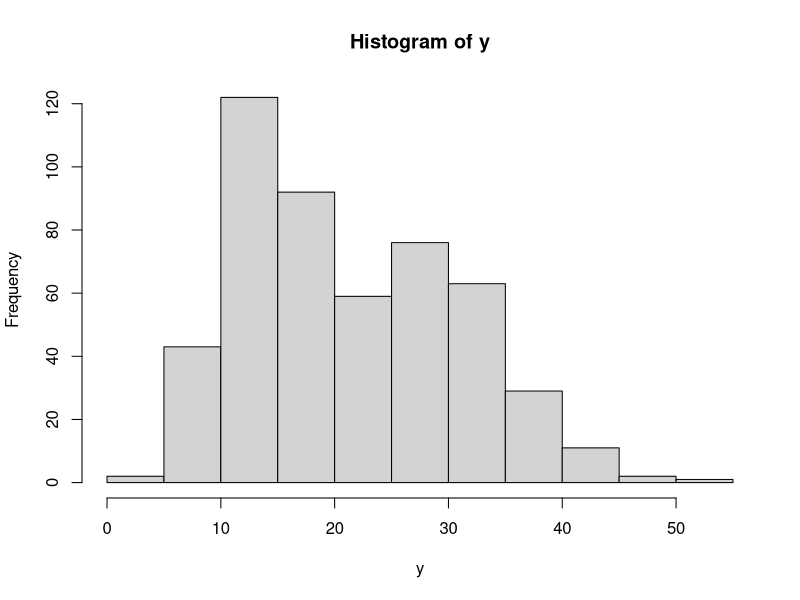
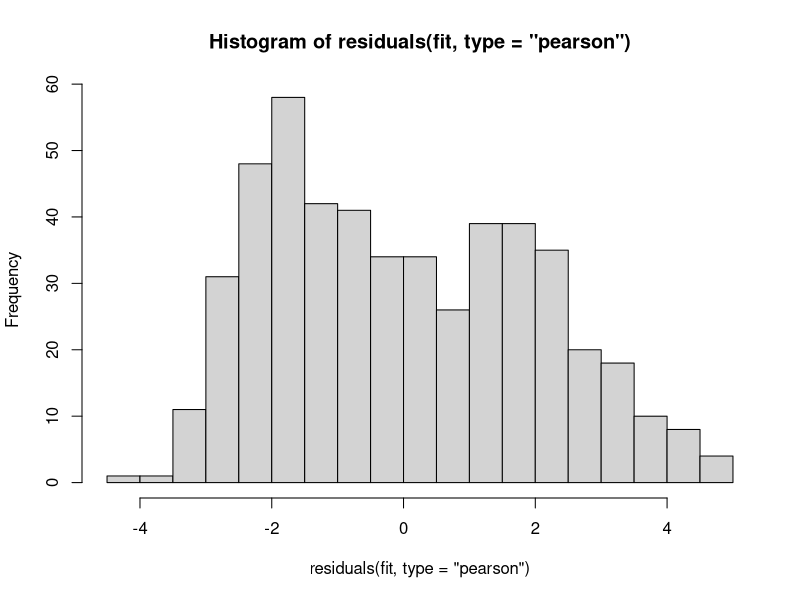
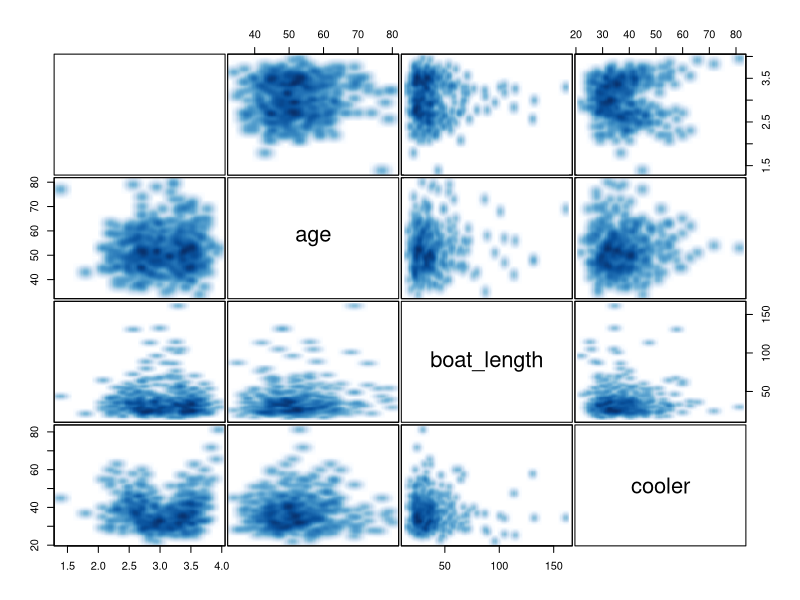
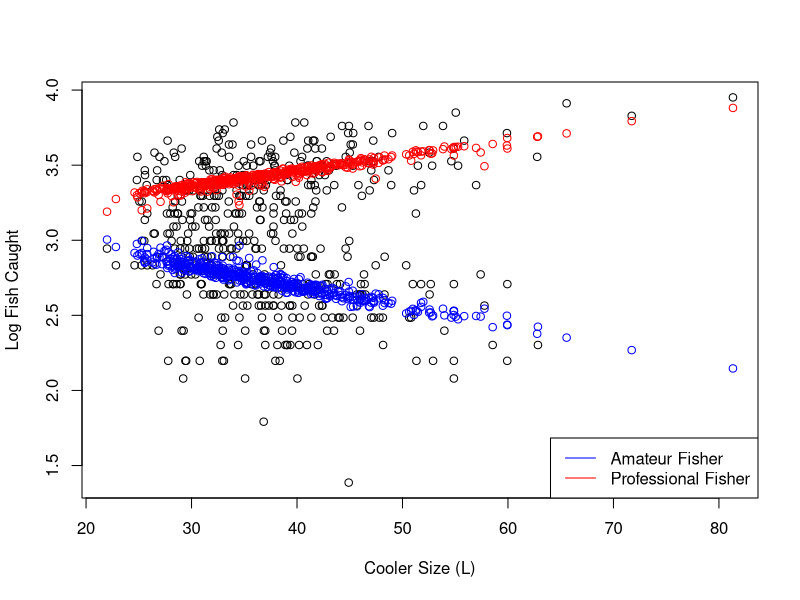
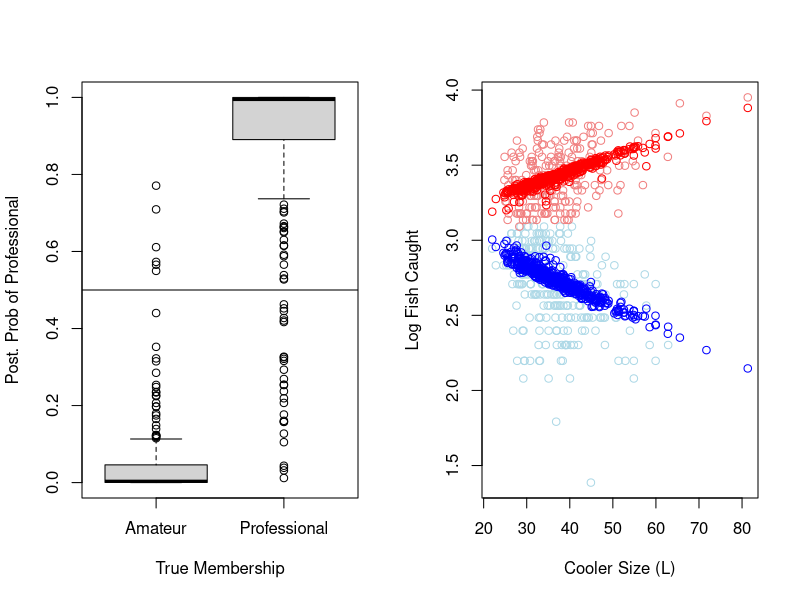

Reproduce these figures in R, in order.
## ---- chunk 1
knitr::opts_chunk$set(echo = TRUE)
## ---- chunk 2
# generate the data
set.seed(10)

# sample size
n = 500

# create design matrix
cooler = round(rt(n, 15, 35),2)
boat_length =  round(rt(n,5, 30),2)
age = round(rt(n,25, 50))
X = model.matrix(~ 1 + age + boat_length + cooler)

# set coefficients
pi1 = 0.5 # non-professional proportion
pi2 = 1-pi1 # professional proportion
beta_1 = matrix(c(3, 0, 0, -.01),ncol = 1) # NP coefs, larger boat cooler = less fish
beta_2 = matrix(c(3, 0, 0, .01),ncol = 1) # P coefs, larger boat cooler = more fish

# simulate data
group_indicators = rbinom(n, 1, pi2) # 1 = P, 0 = NP
y = rep(0, n)
y[group_indicators == 0] = rpois(n = sum(group_indicators == 0),lambda = exp(X[group_indicators == 0,]%*%beta_1))
y[group_indicators == 1] = rpois(n = sum(group_indicators == 1),lambda = exp(X[group_indicators == 1,]%*%beta_2))
# write.table(cbind(y, X[,-1]), file = './em/fish.txt', quote = F, col.names = T, row.names = F,  sep = "\t")
## ---- chunk 3
fit = glm(y ~ X-1, family = poisson())
summary(fit)
## ---- chunk 4
hist(y)
## ---- chunk 5
hist(residuals(fit, type="pearson"), breaks = 20)
## ---- chunk 6
pairs(cbind(log(y+1), X[,-1]), panel = function(...) smoothScatter(..., nrpoints = 0, add = TRUE), gap = 0.2)
## ---- chunk 7
tol = 10^-5
maxit = 50
iter = 0
eps = Inf
ll = -10000
fit = list()
  
## create posterior probability matrix
pp = matrix(0, n, 2)
colnames(pp) = c("amateur","prof")

## use informative initialization, 
## assuming lower counts --> amatuer
## choose prop of samples that are amatuer first
## should vary this and re-evaluate
prop_ama = 0.6

## set everything greater than th
pp[y > quantile(y, prop_ama),2] = 1
pp[,1] = 1 - pp[,2]

## now start the EM algorithm
start = Sys.time()
while(eps > tol & iter < maxit){
  
  ## save old ll
    ll0 = ll
  
  ## start M-step
    # pi, mean of component pp's
    pi = colMeans(pp)
    
    # betak, weighted glm's based on pp
    for(i in 1:2) fit[[i]] = glm(y ~ X -1, family = poisson(), weights = pp[,i])
  
  ## start E-step
    # calculate numerator
    for(i in 1:2) pp[,i] = pi[i]*dpois(y,lambda = fit[[i]]$fitted)
  
    # divide by denominator, the sum across components in each i
    pp = pp/rowSums(pp)
 
  ## calculate LL
    interior_sum = 0
    for(i in 1:2) interior_sum = interior_sum + pi[i]*dpois(y,lambda = fit[[i]]$fitted) 
    ll = sum(log(interior_sum))
    
  ## calculate relative change in log likelihood  
    eps  = abs(ll-ll0)/abs(ll0)
  
  ## update iterator
    iter = iter + 1
    if(iter == maxit) warning("Iteration limit reached without convergence")
  
  ## print out info to keep track
    cat(sprintf("Iter: %d logL: %.2f pi1: %.3f  eps:%f\n",iter, ll,pi[1],eps))
}

end = Sys.time()
print(end - start)
  
## ---- chunk 8
# print the mixture proportion estimates
print(pi)

# print the coefficients pertaining to the first mixture component
print(fit[[1]]$coef)

# print the coefficients pertaining to the second mixture component
print(fit[[2]]$coef)
## ---- chunk 9
plot(cooler, log(y+1), ylab = "Log Fish Caught", xlab = "Cooler Size (L)")
points(cooler, log(fit[[1]]$fitted+1), col = "blue")
points(cooler, log(fit[[2]]$fitted+1), col = "red")
legend(c("Amateur Fisher","Professional Fisher"),col = c("blue","red"),x = "bottomright", lty = c(1, 1)) 
## ---- chunk 10
par(mfrow = c(1,2))
boxplot(pp[,2] ~ factor(group_indicators,labels =  c("Amateur","Professional")), ylab= "Post. Prob of Professional", xlab = "True Membership")
abline(h = 0.5)
colvec = rep("lightblue", length(y))
colvec[pp[,2] > .5] = "lightcoral"
plot(cooler, log(y+1), ylab = "Log Fish Caught", xlab = "Cooler Size (L)", col = colvec)
points(cooler, log(fit[[1]]$fitted+1), col = "blue")
points(cooler, log(fit[[2]]$fitted+1), col = "red")
## ---- chunk 11

pois.two.mix.reg.em = function(y, X, tol, maxit, prop1, trace = 0){
  
  ## initialize 
  n = length(y)
  iter = 0
  eps = Inf
  ll = -10000
  fit = list()

  ## create posterior probability matrix
  pp = matrix(0, n, 2)
  colnames(pp) = c("amateur","prof")
  
  ## use informative initialization, 
  ## assuming lower counts --> amatuer
  ## choose prop of samples that are amatuer first
  ## should vary this and re-evaluate
  
  ## set everything greater than th
  pp[y > quantile(y, prop1),2] = 1
  pp[,1] = 1 - pp[,2]
  
  ## now start the EM algorithm
  start = Sys.time()
  while(eps > tol & iter < maxit){
    
    ## save old ll
      ll0 = ll
    
    ## start M-step
      # pi, mean of component pp's
      pi = colMeans(pp)
      
      # betak, weighted glm's based on pp
      for(i in 1:2) fit[[i]] = glm(y ~ X -1, family = poisson(), weights = pp[,i])
    
    ## start E-step
      # calculate numerator
      for(i in 1:2) pp[,i] = pi[i]*dpois(y,lambda = fit[[i]]$fitted)
    
      # divide by denominator, the sum across components in each i
      pp = pp/rowSums(pp)
   
    ## calculate LL
      interior_sum = 0
      for(i in 1:2) interior_sum = interior_sum + pi[i]*dpois(y,lambda = fit[[i]]$fitted) 
      ll = sum(log(interior_sum))
      
    ## calculate relative change in log likelihood  
      eps  = abs(ll-ll0)/abs(ll0)
    
    ## update iterator
      iter = iter + 1
      if(iter == maxit) warning("Iteration limit reached without convergence")
    
    ## print out info to keep track
    if(trace >0)  cat(sprintf("Iter: %d logL: %.2f pi1: %.3f  eps:%f\n",iter, ll,pi[1],eps))
  }
  
  # return coefficients
  res = c(pi, fit[[1]]$coef, fit[[2]]$coef)
  names(res) = c("pi1", "pi2", "int1","age1","boat_length1","cooler1", "int2","age2","boat_length2","cooler2")
  return(res)
}

# now lets verify it works properly:
fit = pois.two.mix.reg.em(y=y, X= X,tol = tol,maxit = maxit, prop1 = prop_ama, trace = 0)
print(fit)
## ---- chunk 12
# Set number of bootstrap samples of size n to draw
B = 100

# create matrix to save estimates
est  = matrix(NA, B, length(fit))
# start loop
for(i in 1:B){
  # get indices for resampled observations with replacement
  index = sample(1:n,replace = T)
  
  # fit EM to resampled data 
  res = pois.two.mix.reg.em(y=y[index], X= X[index,],tol = tol,maxit = maxit, prop1 = prop_ama, trace = 0)
  
  # save values
  est[i,] = res
  
  # print first 5 parameter estimates every 200 just for illustration purposes
  if(floor(i/20) == ceiling(i/20)) print(est[i,1:5])
}
## ---- chunk 13
cov(est)[1:5,1:5]
## ---- chunk 14
print(sqrt(diag(cov(est))))
## ---- chunk 15
# generate the data
set.seed(10)

# sample size
n = 10000

# create design matrix
cooler = round(rt(n, 15, 35),2)
boat_length =  round(rt(n,5, 30),2)
age = round(rt(n,25, 50))
X = model.matrix(~ 1 + age + boat_length + cooler)

# set coefficients
pi1 = 0.5 # non-professional proportion
pi2 = 1-pi1 # professional proportion
beta_1 = matrix(c(3, 0, 0, -.01),ncol = 1) # NP coefs, larger boat cooler = less fish
beta_2 = matrix(c(3, 0, 0, .01),ncol = 1) # P coefs, larger boat cooler = more fish
phi = 10

# simulate data

group_indicators = rbinom(n, 1, pi2) # 1 = P, 0 = NP
y = rep(0, n)
y[group_indicators == 0] = rnbinom(n = sum(group_indicators == 0),mu = exp(X[group_indicators == 0,]%*%beta_1), size = phi)
y[group_indicators == 1] = rnbinom(n = sum(group_indicators == 1),mu = exp(X[group_indicators == 1,]%*%beta_2), size = phi)
# write.table(cbind(y, X[,-1]), file = './em/fish_overdispersed.txt', quote = F, col.names = T, row.names = F,  sep = "\t")
## ---- chunk 16
library(MASS)
tol = 10^-10
maxit = 1000
iter = 0
eps = Inf
ll = -10000
fit = list()
  
## create posterior probability matrix
pp = matrix(0, n, 2)
colnames(pp) = c("amateur","prof")

## use informative initialization, 
## assuming lower counts --> amatuer
## choose prop of samples that are amatuer first
## should vary this and re-evaluate
prop_ama = 0.6

## set everything greater than th
pp[y > quantile(y, prop_ama),2] = 1
pp[,1] = 1 - pp[,2]

## now start the EM algorithm
start = Sys.time()
while(eps > tol & iter < maxit){
  
  ## save old ll
    ll0 = ll
  
  ## start M-step
    # pi, mean of component pp's
    pi = colMeans(pp)
    
    # betak, weighted glm's based on pp
    for(i in 1:2) fit[[i]] = glm.nb(y ~ X -1,  weights = pp[,i],control = list(maxit = 25, epsilon = 10^-8, trace = 0))
  
  ## start E-step
    # calculate numerator
    for(i in 1:2) pp[,i] = pi[i]*dnbinom(y,mu = fit[[i]]$fitted, size = fit[[i]]$theta)
  
    # divide by denominator, the sum across components in each i
    pp = pp/rowSums(pp)
 
  ## calculate LL
    interior_sum = 0
    for(i in 1:2) interior_sum = interior_sum + pi[i]*dnbinom(y,mu = fit[[i]]$fitted, size = fit[[i]]$theta)
    ll = sum(log(interior_sum))
    
  ## calculate relative change in log likelihood  
    eps  = abs(ll-ll0)/abs(ll0)
  
  ## update iterator
    iter = iter + 1
    if(iter == maxit) warning("Iteration limit reached without convergence")
  
  ## print out info to keep track
    if(floor(iter/20) == ceiling(iter/20)) cat(sprintf("Iter: %d logL: %.2f pi1: %.3f theta1: %.3f glm.nb1, eps:%f\n",iter, ll,pi[1],fit[[1]]$theta,eps))
}

end = Sys.time()
print(end - start)
## ---- chunk 17
phi.ml <-
  function(y, mu, n = sum(weights), weights, limit = 10,
           eps = .Machine$double.eps^0.25,
           trace = FALSE,
           p0 = NULL #  add this option new to pass starting values
           ){
    lambda = 1E-50            ### change to phi instead of theta? ###
    score <- function(n, ph, mu, y, w){
      sum(w*(digamma((1/ph) + y) - digamma(1/ph) + log(1/ph) +
               1 - log((1/ph) + mu) - (y + (1/ph))/(mu + (1/ph))))*(-1/ph^2) + 2*lambda*ph
    }
    info <- function(n, ph, mu, y, w){
      sum(w*( - trigamma((1/ph) + y) + trigamma((1/ph)) - ph +
                2/(mu + (1/ph)) - (y + (1/ph))/(mu + (1/ph))^2))*(1/ph^4) + 2*lambda
    }
    if(inherits(y, "lm")) {
      mu <- y$fitted.values
      y <- if(is.null(y$y)) mu + residuals(y) else y$y
    }
    if(missing(weights)) weights <- rep(1, length(y))
    #t0 <- n/sum(weights*(y/mu - 1)^2)
    if(is.null(p0)){ ## added this in new
      p0 <- sum(weights*(y/mu - 1)^2)/n
    }
    it <- 0
    del <- 1
    if(trace) message(sprintf("phi.ml: iter %d 'phi = %f'",
                              it, signif(p0)), domain = NA)
    while((it <- it + 1) < limit && abs(del) > eps) {
      p0 <- abs(p0)
      del <- score(n, p0, mu, y, weights)/(i <- info(n, p0, mu, y, weights))
      p0 <- p0 + del
      if(trace) message("phi.ml: iter", it," phi =", signif(p0))
    }
    
    if(p0 < 0) {
      p0 <- 0
      warning("estimate truncated at zero")
      attr(p0, "warn") <- gettext("estimate truncated at zero")
    }
    
    if(it == limit) {
      warning("iteration limit reached")
      attr(p0, "warn") <- gettext("iteration limit reached")
    }
    attr(p0, "SE") <- sqrt(1/i)
    res <- list(p0=p0)
    return(res)
  }
## ---- chunk 18
tol = 10^-10
maxit = 1000
iter = 0
eps = Inf
ll = -10000
fit = list()
  
## create posterior probability matrix
pp = matrix(0, n, 2)
colnames(pp) = c("amateur","prof")

## use informative initialization, 
## assuming lower counts --> amatuer
## choose prop of samples that are amatuer first
## should vary this and re-evaluate
prop_ama = 0.6

## set everything greater than th
pp[y > quantile(y, prop_ama),2] = 1
pp[,1] = 1 - pp[,2]

## now start the EM algorithm
start = Sys.time()
while(eps > tol & iter < maxit){
  
  ## save old ll
    ll0 = ll
  
  ## start M-step
    # pi, mean of component pp's
    pi = colMeans(pp)
    
    # Now only one round of beta
    for(i in 1:2){
      if(iter==0){
      # first EM iteration fit poisson reg
      fit[[i]] = glm(y ~ X -1,  weights = pp[,i],
                     family = poisson(),
                     control = list(maxit = 25, epsilon = 10^-8, trace = 0))
      }else{
        # otherwise fit NB reg using prior theta
        fit[[i]] = glm(y ~ X -1,  weights = pp[,i],
                     family = negative.binomial(theta = phi),
                     control = list(maxit = 25, epsilon = 10^-8, trace = 0))
      }
    }
    
    # now one round of phi.ml
    for(i in 1:2) fit[[i]]$theta = 1/phi.ml(y = y, mu = fit[[i]]$fitted,weights = pp[,i])$p0
  
  ## start E-step
    # calculate numerator
    for(i in 1:2) pp[,i] = pi[i]*dnbinom(y,mu = fit[[i]]$fitted, size = fit[[i]]$theta)
  
    # divide by denominator, the sum across components in each i
    pp = pp/rowSums(pp)
 
  ## calculate LL
    interior_sum = 0
    for(i in 1:2) interior_sum = interior_sum + pi[i]*dnbinom(y,mu = fit[[i]]$fitted, size = fit[[i]]$theta)
    ll = sum(log(interior_sum))
    
  ## calculate relative change in log likelihood  
    eps  = abs(ll-ll0)/abs(ll0)
  
  ## update iterator
    iter = iter + 1
    if(iter == maxit) warning("Iteration limit reached without convergence")
  
  ## print out info to keep track
    if(floor(iter/20) == ceiling(iter/20)) cat(sprintf("Iter: %d logL: %.2f pi1: %.3f theta1: %.3f eps:%f\n",iter, ll,pi[1],fit[[1]]$theta,eps))
}

end = Sys.time()
print(end - start)
## ---- chunk 19
tol = 10^-10
maxit = 1000
iter = 0
eps = Inf
ll = -10000
fit = list()
  
## create posterior probability matrix
pp = matrix(0, n, 2)
colnames(pp) = c("amateur","prof")

## use informative initialization, 
## assuming lower counts --> amatuer
## choose prop of samples that are amatuer first
## should vary this and re-evaluate
prop_ama = 0.6

## set everything greater than th
pp[y > quantile(y, prop_ama),2] = 1
pp[,1] = 1 - pp[,2]

## now start the EM algorithm
start = Sys.time()
while(eps > tol & iter < maxit){
  
  ## save old ll
    ll0 = ll
  
  ## start M-step:  pi
    # pi, mean of component pp's
    pi = colMeans(pp)
  
  ## start E-step 1
    if(iter > 0){    
      # calculate numerator
        for(i in 1:2) pp[,i] = pi[i]*dnbinom(y,mu = fit[[i]]$fitted, size = fit[[i]]$theta)
    
      # divide by denominator, the sum across components in each i
      pp = pp/rowSums(pp)
    }
  
  ## start M-step:  beta
    for(i in 1:2){
      if(iter==0){
      # first EM iteration fit poisson reg
      fit[[i]] = glm(y ~ X -1,  weights = pp[,i],
                     family = poisson(),
                     control = list(maxit = 25, epsilon = 10^-8, trace = 0))
      }else{
        # otherwise fit NB reg using prior theta
        # saving prior theta so not lost
        phi = fit[[i]]$theta
        fit[[i]] = glm(y ~ X -1,  weights = pp[,i],
                     family = negative.binomial(theta = phi),
                     control = list(maxit = 25, epsilon = 10^-8, trace = 0))
        fit[[i]]$theta = phi
      }
    }

  ## start E-step 2    
    if(iter > 0){    
      # calculate numerator
        for(i in 1:2) pp[,i] = pi[i]*dnbinom(y,mu = fit[[i]]$fitted, size = fit[[i]]$theta)
    
      # divide by denominator, the sum across components in each i
      pp = pp/rowSums(pp)
    }

    
  ## start M-step:  phi
    for(i in 1:2) fit[[i]]$theta = 1/phi.ml(y = y, mu = fit[[i]]$fitted,weights = pp[,i])$p0
  
  ## start E-step 3
    # calculate numerator
    for(i in 1:2) pp[,i] = pi[i]*dnbinom(y,mu = fit[[i]]$fitted, size = fit[[i]]$theta)
  
    # divide by denominator, the sum across components in each i
    pp = pp/rowSums(pp)
 
  ## calculate LL
    interior_sum = 0
    for(i in 1:2) interior_sum = interior_sum + pi[i]*dnbinom(y,mu = fit[[i]]$fitted, size = fit[[i]]$theta)
    ll = sum(log(interior_sum))
    
  ## calculate relative change in log likelihood  
    eps  = abs(ll-ll0)/abs(ll0)
  
  ## update iterator
    iter = iter + 1
    if(iter == maxit) warning("Iteration limit reached without convergence")
  
  ## print out info to keep track
  if(floor(iter/20) == ceiling(iter/20)) cat(sprintf("Iter: %d logL: %.2f pi1: %.3f theta1: %.3f eps:%f\n",iter, ll,pi[1],fit[[1]]$theta,eps))
    
}

end = Sys.time()
print(end - start)
## ---- chunk 20
tol = 10^-10
maxit = 1000
iter = 0
eps = Inf
ll = -10000
fit = list()
  
## create posterior probability matrix
pp = matrix(0, n, 2)
colnames(pp) = c("amateur","prof")

## use informative initialization, 
## assuming lower counts --> amatuer
## choose prop of samples that are amatuer first
## should vary this and re-evaluate
prop_ama = 0.6

## set everything greater than th
pp[y > quantile(y, prop_ama),2] = 1
pp[,1] = 1 - pp[,2]

## now start the EM algorithm
start = Sys.time()
while(eps > tol & iter < maxit){
  
  ## save old ll
    ll0 = ll
  
  ## start M-step:  pi
    # pi, mean of component pp's
    pi = colMeans(pp)
  
  ## start E-step 1
    if(iter > 0){    
      # calculate numerator
        for(i in 1:2) pp[,i] = pi[i]*dnbinom(y,mu = fit[[i]]$fitted, size = fit[[i]]$theta)
    
      # divide by denominator, the sum across components in each i
      pp = pp/rowSums(pp)
    }
  
  ## start M-step:  beta, now passing prior estimate of beta
    for(i in 1:2){
      if(iter==0){
      # first EM iteration fit poisson reg
      fit[[i]] = glm(y ~ X -1,  weights = pp[,i],
                     family = poisson(),
                     control = list(maxit = 25, epsilon = 10^-8, trace = 0))
      }else{
        # otherwise fit NB reg using prior theta
        # saving prior theta so not lost
        phi = fit[[i]]$theta
        fit[[i]] = glm(y ~ X -1,  weights = pp[,i],
                     family = negative.binomial(theta = phi),start = fit[[i]]$coefficients,
                     control = list(maxit = 25, epsilon = 10^-8, trace = 0))
        fit[[i]]$theta = phi
      }
    }

  ## start E-step 2    
    if(iter > 0){    
      # calculate numerator
        for(i in 1:2) pp[,i] = pi[i]*dnbinom(y,mu = fit[[i]]$fitted, size = fit[[i]]$theta)
    
      # divide by denominator, the sum across components in each i
      pp = pp/rowSums(pp)
    }

    
  ## start M-step:  phi, now passing prior estimate of phi
    for(i in 1:2){
      if(iter > 0){
        fit[[i]]$theta = 1/phi.ml(y = y, mu = fit[[i]]$fitted,weights = pp[,i],p0 = 1/fit[[i]]$theta)$p0
      }else{
        fit[[i]]$theta = 1/phi.ml(y = y, mu = fit[[i]]$fitted,weights = pp[,i])$p0
      }
    }
  ## start E-step 3
    # calculate numerator
    for(i in 1:2) pp[,i] = pi[i]*dnbinom(y,mu = fit[[i]]$fitted, size = fit[[i]]$theta)
  
    # divide by denominator, the sum across components in each i
    pp = pp/rowSums(pp)
 
  ## calculate LL
    interior_sum = 0
    for(i in 1:2) interior_sum = interior_sum + pi[i]*dnbinom(y,mu = fit[[i]]$fitted, size = fit[[i]]$theta)
    ll = sum(log(interior_sum))
    
  ## calculate relative change in log likelihood  
    eps  = abs(ll-ll0)/abs(ll0)
  
  ## update iterator
    iter = iter + 1
    if(iter == maxit) warning("Iteration limit reached without convergence")
  
  ## print out info to keep track
  if(floor(iter/20) == ceiling(iter/20)) cat(sprintf("Iter: %d logL: %.2f pi1: %.3f theta1: %.3f eps:%f\n",iter, ll,pi[1],fit[[1]]$theta,eps))
    
}

end = Sys.time()
print(end - start)
